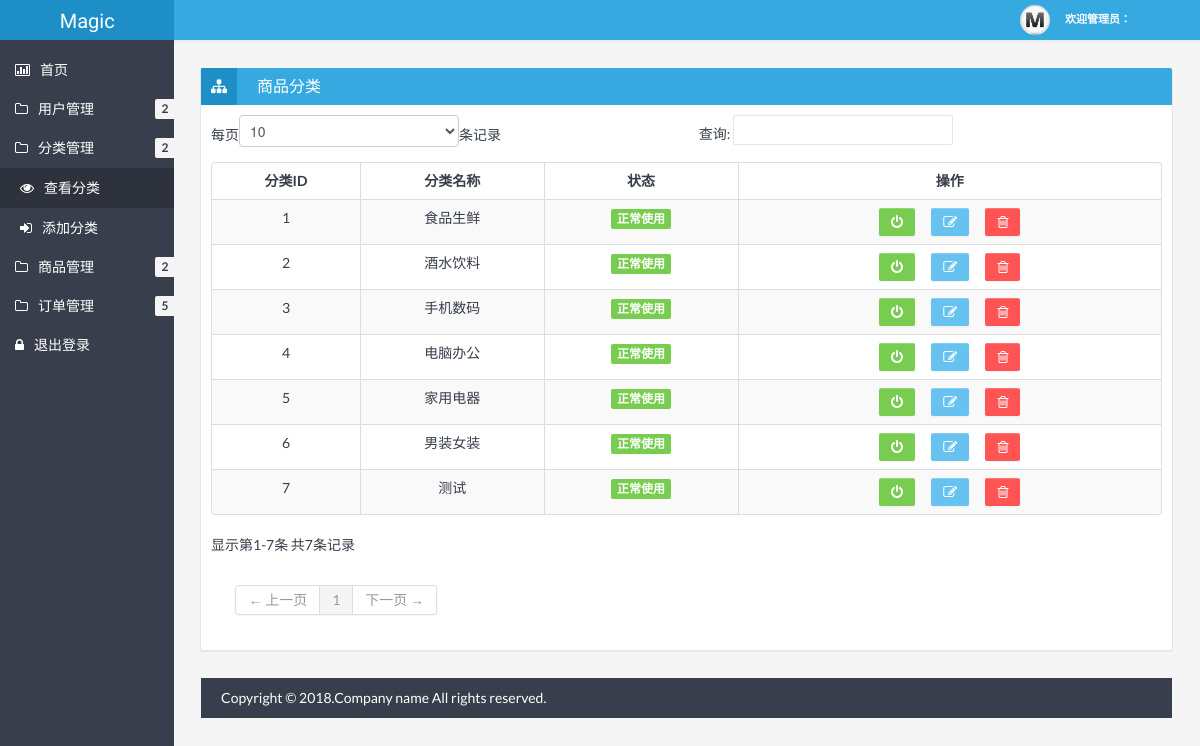
Before: /admin/showCategory.php with the older database file.
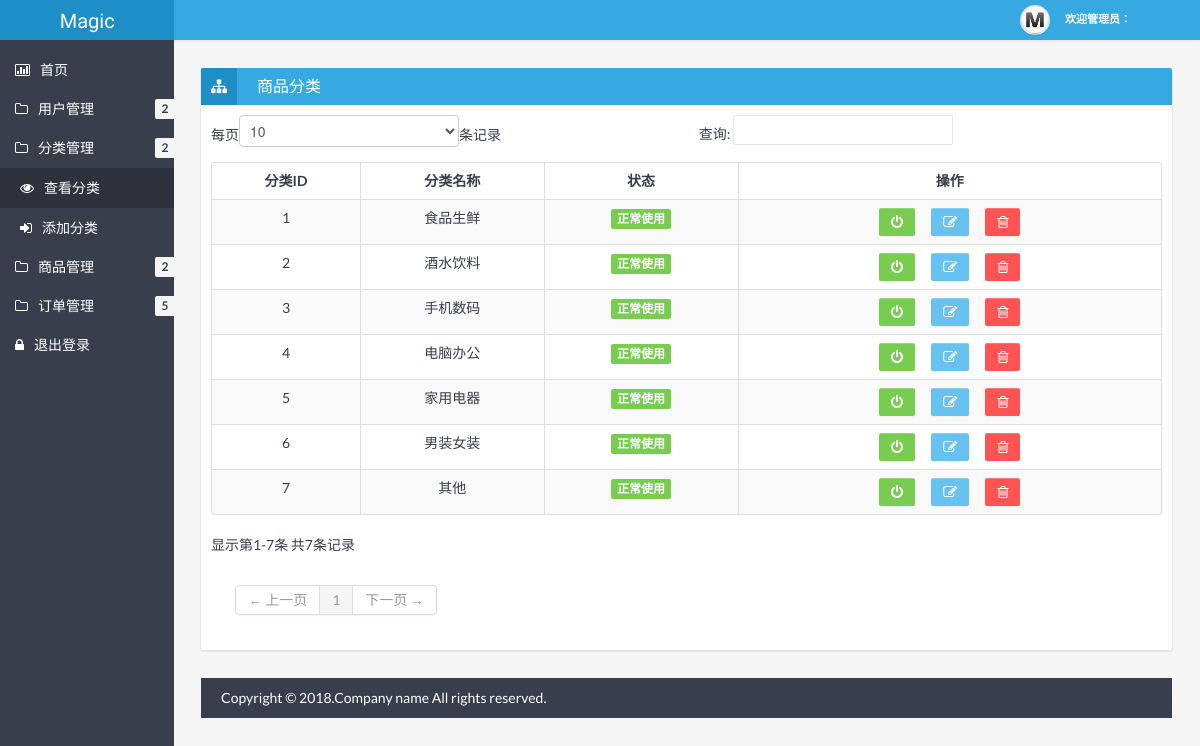
After: the same page with the newer database file.
### tables this page shows
CREATE TABLE `category` (
  `cid` int(11) NOT NULL COMMENT '分类id',
  `cname` varchar(20) NOT NULL COMMENT '分类名称',
  `state` tinyint(1) NOT NULL COMMENT '分类状态',
  PRIMARY KEY (`cid`)
);

### admin/showCategory.php (the view, shortened to what this page needs)
<?php
    $sql = 'select * from category';
    $res = mysql_query($sql);
 ?>
<!DOCTYPE html>
<html lang="en">
<head>
	<link href="css/bootstrap.min.css" rel="stylesheet" />
	<link href="css/bootstrap-responsive.min.css" rel="stylesheet" />
	<link href="css/style.min.css" rel="stylesheet" />
	<link href="css/style-responsive.min.css" rel="stylesheet" />
	<link href="css/retina.css" rel="stylesheet" />
<meta http-equiv="Content-Type" content="text/html; charset=utf-8" /></head>
<body>
		<?php include "header.php" ?>
		<div class="container-fluid-full">
		<div class="row-fluid">
			<?php include "banner.php" ?>
			<div id="content" class="span10">
			<div class="row-fluid">
				<div class="box span12">
					<div class="box-header" data-original-title="">
						<h2><i class="icon-sitemap"></i><span class="break"></span>商品分类</h2>
					</div>
					<div class="box-content">
						<table class="table table-striped table-bordered bootstrap-datatable datatable">
						  <thead>
							  <tr>
							  	  <th style="text-align:center;">分类ID</th>
								  <th style="text-align:center;">分类名称</th>
								  <th style="text-align:center;">状态</th>
								  <th style="text-align:center;">操作</th>
							  </tr>
						  </thead>
						  <tbody>
						  <?php
						  while ($row = mysql_fetch_assoc($res) ){
						  	if($row['state']==0){
						  		$tip="label-important";
						  		$state="已禁用";
						  	}else{
						  		$tip="label-success";
						  		$state="正常使用";
						  	}
						  	echo '
							<tr>
								<td style="text-align:center;" class="center">'.$row['cid'].'</td>
								<td style="text-align:center;" class="center">'.$row['cname'].'</td>
								<td style="text-align:center;" class="center">
									<span class="label '.$tip.'">'.$state.'</span>
								</td>
								<td style="text-align:center;" class="center">
									<a class="btn btn-success" href="showCategory.php?method=changeState&state='.$row['state'].'&cid='.$row['cid'].'">
										<i class="icon-off "></i>
									</a>&nbsp;&nbsp;&nbsp;&nbsp;&nbsp;
									<a class="btn btn-info" href="editCategory.php?cid='.$row['cid'].'">
										<i class="icon-edit "></i>
									</a>&nbsp;&nbsp;&nbsp;&nbsp;&nbsp;
									<a class="btn btn-danger" href="showCategory.php?method=del&cid='.$row['cid'].'">
										<i class="icon-trash "></i>
									</a>
								</td>
							</tr>
							';
						}?>
						  </tbody>
					  </table>
					</div>
				</div>
			</div>
		<?php include "footer.php" ?>
	</div>
</body>
</html>

Changed rows visible on the page:
changed category id 7: cname "测试" → "其他"
